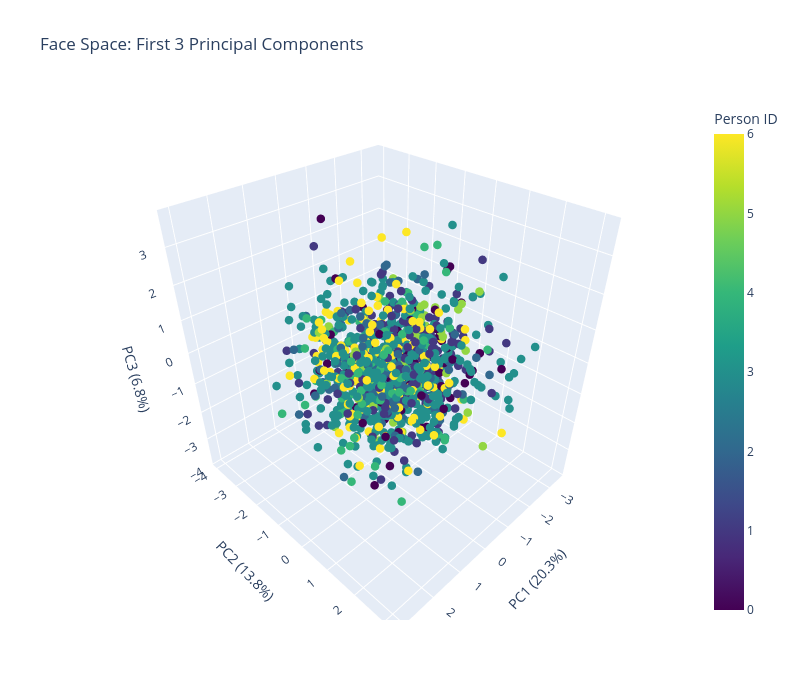

Notebook code cell kept with this figure:
### Markdown cell above
## 3.6 Visualizing Face Space

We can visualize how different people cluster in "eigenface space" (the PC space).

### Code cell
# Create interactive 3D scatter plot of faces in PC space
# Color by person
targets = lfw_people.target

fig = go.Figure(data=[go.Scatter3d(
    x=faces_pca[:, 0],
    y=faces_pca[:, 1],
    z=faces_pca[:, 2],
    mode='markers',
    marker=dict(
        size=5,
        color=targets,
        colorscale='Viridis',
        showscale=True,
        colorbar=dict(title="Person ID")
    ),
    text=[target_names[t] for t in targets],
    hovertemplate='%{text}<br>PC1: %{x:.2f}<br>PC2: %{y:.2f}<br>PC3: %{z:.2f}<extra></extra>'
)])

fig.update_layout(
    title='Face Space: First 3 Principal Components',
    scene=dict(
        xaxis_title=f'PC1 ({pca_faces.explained_variance_ratio_[0]*100:.1f}%)',
        yaxis_title=f'PC2 ({pca_faces.explained_variance_ratio_[1]*100:.1f}%)',
        zaxis_title=f'PC3 ({pca_faces.explained_variance_ratio_[2]*100:.1f}%)'
    ),
    width=800,
    height=700
)

fig.show()

print("\n🎯 What this shows:")
print("- Each point is a face image in 3D PC space")
print("- Faces of the same person cluster together (same color)")
print("- Similar-looking people are close in this space")
print("- We reduced 4,096 dimensions to 3 while preserving face identity!")
print("\n💡 This is the basis for face recognition systems!")

### Figure 1 — Plotly figure (JSON) as saved in the notebook; plotly's stock layout.template omitted (floating-point values rounded to 4 significant figures; data arrays with more than 128 entries replaced by an {"elided": "..."} marker saying what was removed)
{"data": [{"hovertemplate": "%{text}<br>PC1: %{x:.2f}<br>PC2: %{y:.2f}<br>PC3: %{z:.2f}<extra></extra>", "marker": {"color": {"elided": "1288 int values"}, "colorbar": {"title": {"text": "Person ID"}}, "colorscale": [[0, "#440154"], [0.1111, "#482878"], [0.2222, "#3e4989"], [0.3333, "#31688e"], [0.4444, "#26828e"], [0.5556, "#1f9e89"], [0.6667, "#35b779"], [0.7778, "#6ece58"], [0.8889, "#b5de2b"], [1, "#fde725"]], "showscale": true, "size": 5}, "mode": "markers", "text": {"elided": "1288 str values"}, "type": "scatter3d", "x": {"elided": "1288 float values"}, "y": {"elided": "1288 float values"}, "z": {"elided": "1288 float values"}}], "layout": {"height": 700, "scene": {"xaxis": {"title": {"text": "PC1 (20.3%)"}}, "yaxis": {"title": {"text": "PC2 (13.8%)"}}, "zaxis": {"title": {"text": "PC3 (6.8%)"}}}, "title": {"text": "Face Space: First 3 Principal Components"}, "width": 800}}
